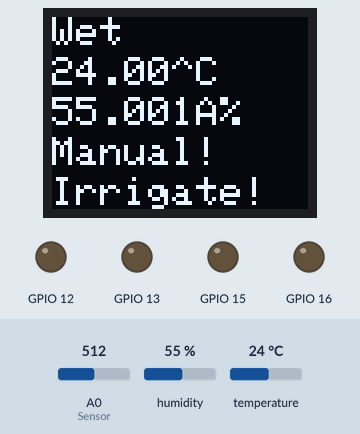
Recording of a sketch running on a simulated ESP8266 (Wemos D1 mini). Shown: 64×48 one-colour display, output pins drawn as LEDs (lit = HIGH). The inputs (shaded band) are chosen by the test bench; at power-on: A0 (Sensor) = 512, humidity 55 %, temperature 24 °C. WiFi joins after 1.5 s; servers stay silent unless stated; what the sketch prints to the serial monitor is not drawn.

Above: at 3.0 s.
3.1 s: A0 (Sensor) set to 716
At 3.7 s:
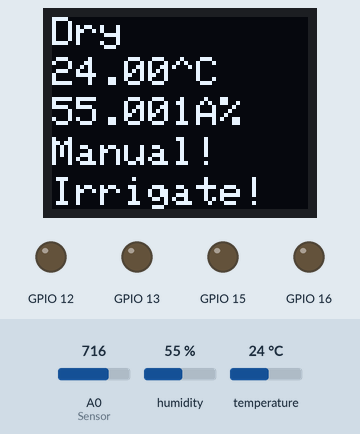
4.7 s: A0 (Sensor) set to 900
At 5.9 s:
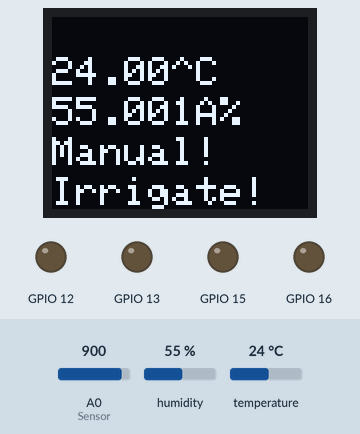
6.2 s: humidity set to 22 %
At 7.2 s:
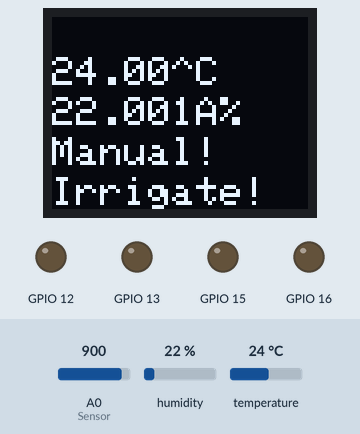
7.7 s: temperature set to 12 °C
At 9.0 s:
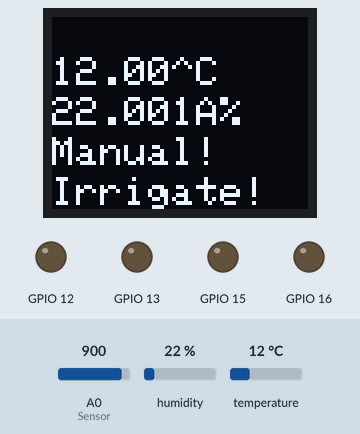
9.3 s: humidity set to 40 %
At 10.1 s:
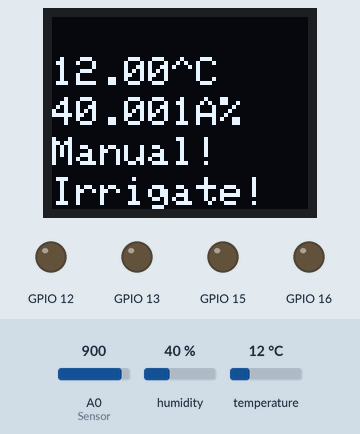
10.8 s: temperature set to 19 °C
At 11.2 s:
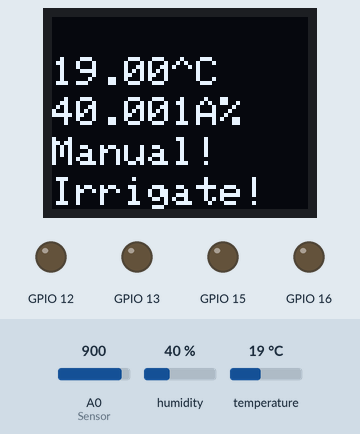
Timing chart, 0 to 13.3 s (numbered marks = the images above; inputs shaded):
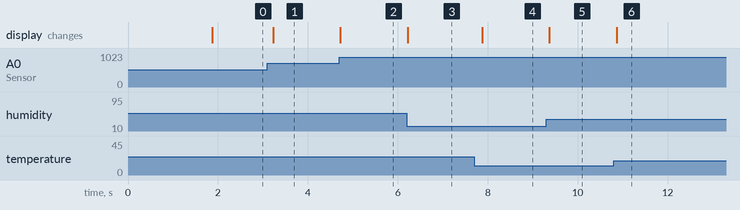

The sketch:

Blynk_OLED_Moisture_relay.ino
```cpp
 #define BLYNK_PRINT Serial
#include <ESP8266WiFi.h>
#include <BlynkSimpleEsp8266.h>
#include <Wire.h>  // Include Wire if you're using I2C
#include <SFE_MicroOLED.h>  // Include the SFE_MicroOLED library
#include <WEMOS_SHT3X.h>  //添加SHT30的库

#define PIN_UPTIME1 V5  //BLYNK显示潮湿程度
#define PIN_UPTIME2 V4  //BLYNK显示摄氏度
#define PIN_UPTIME3 V3  //BLYNK显示相对湿度
#define PIN_UPTIME4 V2  //BLYNK土壤湿度值

#define Delay_Pin 0 //继电器引脚

//**************************************变量设置************************************//
int sensor_switch;  //传感器是否决定继电器的使用，0是传感器不决定继电器的使用，1是决定
int water_input;  //当传感器停止使用时，手动控制继电器的使用

//char auth[] = "1c551c6b5a8648f8ad4d2099142a1e24"; //Blynk设置
char auth[] = "1cfb060debcf46a08729b25c0a405c85";
//char ssid[] = "elequent"; //WIFI连接设置
//char pass[] = "elequent137";  //WIFI连接设置
char ssid[] = "GengRX"; //WIFI连接设置
char pass[] = "11111111";  //WIFI连接设置


float c_Temp; //摄氏度
float Relative_Humidity; //相对湿度

int Sensor_init_State;  //初始状态
int Water_init_State; //初始状态


//****************SHT-30模块设置***************//
SHT3X sht30(0x45);

//******************************湿度传感器的设置************************//
const int AirValue = 850;   //空气的湿度值
const int WaterValue = 350;  //水的湿度值
int intervals = (AirValue - WaterValue)/4;
int soilMoistureValue = 0;
int watering;

//*********设置oled*******//
#define PIN_RESET 255  //
#define DC_JUMPER 0  // I2C Addres: 0 - 0x3C, 1 - 0x3D
MicroOLED oled(PIN_RESET, DC_JUMPER);  // I2C Example


//********BLYNK设置*******//
BLYNK_READ(PIN_UPTIME1)
{
  //**************************手机显示潮湿程度***********************//
  soilMoistureValue = analogRead(A0);  //put Sensor insert into soil
  // This command writes Arduino's uptime in seconds to Virtual Pin (5)
  if(soilMoistureValue > WaterValue && soilMoistureValue < (WaterValue + intervals))
  {
    Blynk.virtualWrite(PIN_UPTIME1,"Very Wet",soilMoistureValue);
  }
  else if(soilMoistureValue > (WaterValue + intervals) && soilMoistureValue < (WaterValue + 2*intervals))
  {
    Blynk.virtualWrite(PIN_UPTIME1,"Wet",soilMoistureValue);
  }
  else if(soilMoistureValue < WaterValue + 3*intervals && soilMoistureValue > (WaterValue + 2*intervals))
  {
    Blynk.virtualWrite(PIN_UPTIME1,"Dry",soilMoistureValue);
  }
  else if(soilMoistureValue < WaterValue + 4*intervals && soilMoistureValue > (WaterValue + 3*intervals))
  {
    Blynk.virtualWrite(PIN_UPTIME1,"Very Dry",soilMoistureValue);
  }

//****************手机显示温度**************//
  Blynk.virtualWrite(PIN_UPTIME2,sht30.cTemp);

//****************手机显示相对湿度**************//
  Blynk.virtualWrite(PIN_UPTIME3,sht30.humidity);

//****************土壤湿度值上传********************//
  Blynk.virtualWrite(PIN_UPTIME4,soilMoistureValue);
}


void setup()
{
  // Debug console
  Serial.begin(115200);
  pinMode(16,OUTPUT);  //D0口输出，控制继电器
  pinMode(13,OUTPUT);  //D7口输出，控制是否使用传感器
  pinMode(15,OUTPUT);  //D8口输出，控制是否人工放水
  pinMode(12,OUTPUT); //D6口输出，控制警示灯
  oled.begin();     // Initialize the OLED
  oled.clear(PAGE); // Clear the display's internal memory
  oled.clear(ALL);  // Clear the library's display buffer
  oled.display();   // Display what's in the buffer (splashscreen)

  Sensor_init_State = digitalRead(13);
  Water_init_State = digitalRead(15);

  digitalWrite(13,Sensor_init_State);
  digitalWrite(15,Water_init_State);
  digitalWrite(12,LOW); //初始时警示灯处于关闭状态

  Blynk.begin(auth, ssid, pass);
}

void loop()
{
//*******************SHT-30获取温度*************************//
  sht30.get();
  c_Temp = sht30.cTemp;
  Relative_Humidity = sht30.humidity;

//*******************传感器信息获取*************************//
  sensor_switch = digitalRead(13); //用 D7 作为传感器的“开关”
  soilMoistureValue = analogRead(A0);  //put Sensor insert into soil

//*******************OLED设置*****************************//
  oled.clear(PAGE);  // Clear the buffer
  oled.setCursor(0, 0);
  oled.setFontType(12);         // 7-segment font

//**********************************继电器控制*************************************//
  if(soilMoistureValue > WaterValue && soilMoistureValue < (WaterValue + intervals))
  {
    if(sensor_switch != 0)
    {
      digitalWrite(16,HIGH);
    }
    digitalWrite(12,LOW);
    Serial.println("Very Wet");
    oled.print("Very Wet");          // Print "A0"
  }
  else if(soilMoistureValue > (WaterValue + intervals) && soilMoistureValue < (WaterValue + 2*intervals))
  {
    digitalWrite(12,LOW);
    Serial.println("Wet");
    oled.print("Wet");
  }
  else if(soilMoistureValue < WaterValue + 3*intervals && soilMoistureValue > (WaterValue + 2*intervals))
  {
    if(sensor_switch != 0 && c_Temp <= 30)
    {
      digitalWrite(16,LOW);
      digitalWrite(16,LOW);
    }
    else if(sensor_switch != 0 && c_Temp >30)
    {
      digitalWrite(16,HIGH); //关闭继电器
      digitalWrite(12,HIGH);  //亮灯
    }
    else if(sensor_switch ==0 && c_Temp <= 30)
    {
      digitalWrite(12,LOW);
    }
    else if(sensor_switch ==0 && c_Temp >30)
    {
      digitalWrite(12,HIGH);
    }
    Serial.println("Dry");
    oled.print("Dry");
  }
  else if(soilMoistureValue < WaterValue + 4*intervals && soilMoistureValue > (WaterValue + 3*intervals))
  {
    if(sensor_switch != 0 && c_Temp <= 30)
    {
      digitalWrite(16,LOW);
      digitalWrite(12,LOW);
    }
    else if(sensor_switch != 0 && c_Temp > 30)
    {
      digitalWrite(16,HIGH); //关闭继电器
      digitalWrite(12,HIGH);  //亮灯
    }
    else if(sensor_switch ==0 && c_Temp <= 30)
    {
      digitalWrite(12,LOW);
    }
    else if(sensor_switch ==0 && c_Temp >30)
    {
      digitalWrite(12,HIGH);
    }
    Serial.println("Very Dry");
    Serial.println(digitalRead(12));
    oled.print("Very Dry");
  }

  Serial.print("Temperature in Celsius: ");
  Serial.println(c_Temp);
  Serial.print("Relative Humidity: ");
  Serial.println(Relative_Humidity);
  Serial.println();

//*******oled打印温度*********//
  oled.setCursor(0,10);
  oled.print(c_Temp);

  oled.setCursor(30,10);
  oled.print("^C");

//********oled打印相对湿度******//
  oled.setCursor(0,20);
  oled.print(Relative_Humidity);

  oled.print(30,20);
  oled.print("%");

//********oled打印控制状态******//
  oled.setCursor(0, 30);

  if(sensor_switch == 0 || (sensor_switch != 0 && c_Temp > 30.0) == 1)  //传感器不控制继电器时
  {
    water_input = digitalRead(15); //用D8作为手动放水的开关
    if(water_input == 0)
    {
      digitalWrite(16,LOW);
    }
    else
    {
      digitalWrite(16,HIGH);
    }
  }

  if(sensor_switch == 0)
  {
    oled.print("Manual!");
  }
  else
  {
    oled.print("Auto!");
  }

//********oled打印放水状态******//
  oled.setCursor(0,40);

  watering = digitalRead(16);
  if(watering != 0)
  {
    oled.print("Stop!");
  }
  else
  {
    oled.print("Irrigate!");
  }

  oled.display(); //  Draw the memory buffer

  delay(100);
  Blynk.run();
}
```

Measured:
- after the input at 3.1 s, the display: changes after 0.13 s (image 1)
- after the input at 4.7 s, the display: changes at once (image 2)
- after the input at 6.2 s, the display: changes at once (image 3)
- after the input at 7.7 s, the display: changes after 0.17 s (image 4)
- after the input at 9.3 s, the display: changes after 0.07 s (image 5)
- after the input at 10.8 s, the display: changes after 0.07 s (image 6)
